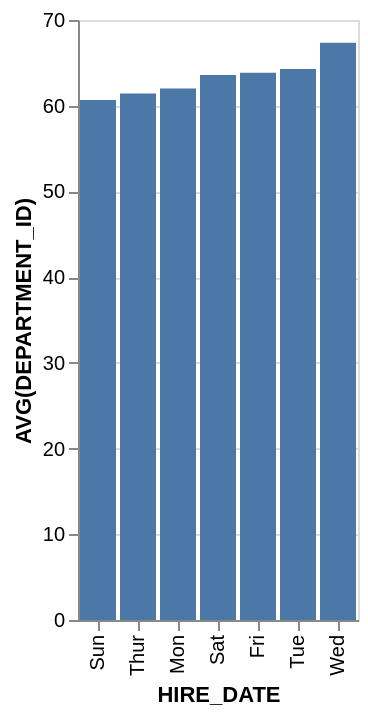

Describe this chart as a Vega-Lite specification.
### Vega-Lite specification from a JSON file in a GitHub repository (floating-point values rounded to 4 significant figures)
{"data": {"values": [{"x_data": "Sun", "y_data": 60.67}, {"x_data": "Thur", "y_data": 61.43}, {"x_data": "Mon", "y_data": 62}, {"x_data": "Sat", "y_data": 63.57}, {"x_data": "Fri", "y_data": 63.85}, {"x_data": "Tue", "y_data": 64.29}, {"x_data": "Wed", "y_data": 67.33}]}, "mark": "bar", "encoding": {"x": {"field": "x_data", "type": "nominal", "title": "HIRE_DATE", "sort": {"op": "sum", "field": "y_data", "order": "ascending"}}, "y": {"field": "y_data", "type": "quantitative", "title": "AVG(DEPARTMENT_ID)"}}}
